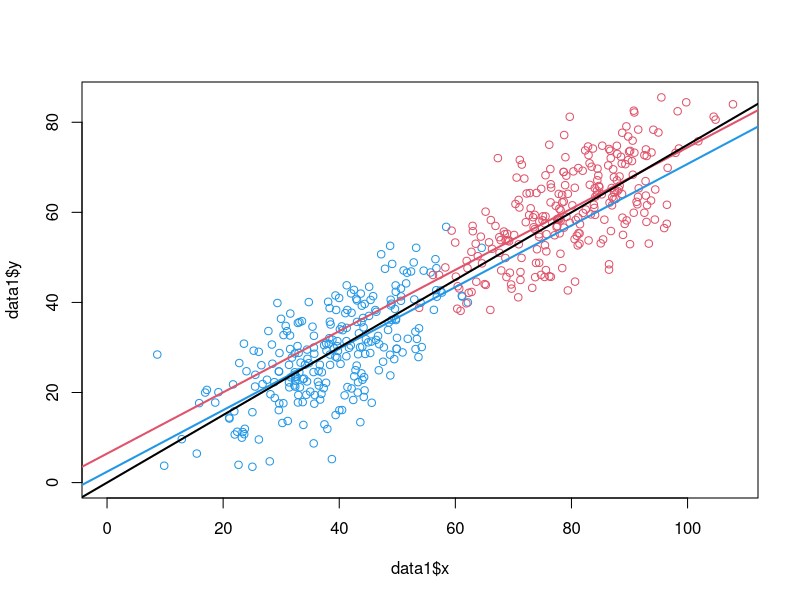

The R source for this figure: (Note: this script raises an error after producing the figure.)
rm(list=ls())
require(MASS)

N <- 250

Sigma <- matrix(c(100,60,60,100),nrow=2)

mu1 <- c(40,30)
data1 <- data.frame(mvrnorm(n = N, mu1, Sigma))
names(data1) <- c("x","y")
summary(data1)
sd(data1$x)
cor(data1)


mu2 <- c(80,60)
data2 <- data.frame(mvrnorm(n = N, mu2, Sigma))
names(data2) <- c("x","y")
summary(data2)
sd(data1$x)
cor(data2)

x.range=c(0,max(data1$x,data2$x))
y.range=c(0,max(data1$y,data2$y))

plot(data1$x,data1$y, col=4, xlim=x.range, ylim=y.range)
points(data2$x,data2$y, col=2, xlim=x.range, ylim=y.range)

mod1 <- lm(y~x,data=data1)
abline(mod1,col=4,lwd=2)

mod2 <- lm(y~x,data=data2)
abline(mod2,col=2,lwd=2)
abline(a = 0, b = 0.75, col = 1, lwd=2)

data3 <- rbind(data1,data2)
data3$sex <- c(rep("Male", N), rep("Female", N))
mod3 <- lm(y~x+sex,data=data3)

summary(mod3)

#######################################################

# mixed model approach

ids <- 1:Nrow

dt.mm <- data.frame(Y=data1$x,t=2, sex="Male")
dt.mm <- rbind(dt.mm,data.frame(Y=data1$y,t=1, sex="Male"))
dt.mm <- rbind(dt.mm,data.frame(Y=data2$x,t=2, sex="Female"))
dt.mm <- rbind(dt.mm,data.frame(Y=data2$y,t=1, sex="Female"))
dt.mm <- cbind(dt.mm,ids)



ids <- NULL

for (i in 1:(N*2)) {

  ids <- c(ids,c(i,i))

}

dt.mm <- cbind(dt.mm,ids)

lm1 <- lmer(Y ~ t + sex + (1|ids), data=dt.mm)
summary(lm1)

require(ggplot2)

ggplot(data=dt.mm,
                aes(x=ids, y=Y, colour=sex, group=sex)) +
            geom_line()

range=c(0,max(dt.mm$Y))


plot(dt.mm$Y[dt.mm$t == "1" & dt.mm$sex=="Female"], dt.mm$Y[dt.mm$t == "2" & dt.mm$sex=="Female"], xlim=range, ylim=range)
points(dt.mm$Y[dt.mm$t == "1" & dt.mm$sex=="Male"], dt.mm$Y[dt.mm$t == "2" & dt.mm$sex=="Male"])
plot(lm1)




Sigma3 <- matrix(c(100,60,60,100),nrow=2)

mu3 <- c(40,30)
data3 <- data.frame(mvrnorm(n = N, mu3, Sigma3))
names(data3) <- c("x","y")
summary(data3)
data3$y <- data3$y+10
sd(data3$x)
cor(data3)

Sigma4 <- matrix(c(100,60,60,100),nrow=2)

mu4 <- c(40,30)
data4 <- data.frame(mvrnorm(n = N, mu4, Sigma4))
names(data4) <- c("x","y")
summary(data4)
data4$y <- data4$y+20
sd(data4$x)
cor(data4)

x.range=c(0,max(data3$x,data4$x))
y.range=c(0,max(data3$y,data4$y))

plot(data3$x,data3$y, col=4, xlim=x.range, ylim=y.range)
points(data4$x,data4$y, col=2, xlim=x.range, ylim=y.range)

mod4 <- lm(y~x,data=data3)
summary(mod4)
abline(mod4,col=4,lwd=2)

mod5 <- lm(y~x,data=data4)
summary(mod5)
abline(mod5,col=2,lwd=2)

data6 <- rbind(data3,data4)
data6$sex <- c(rep("Male", N), rep("Female", N))
mod6 <- lm(y~x+sex,data=data6)

summary(mod6)







